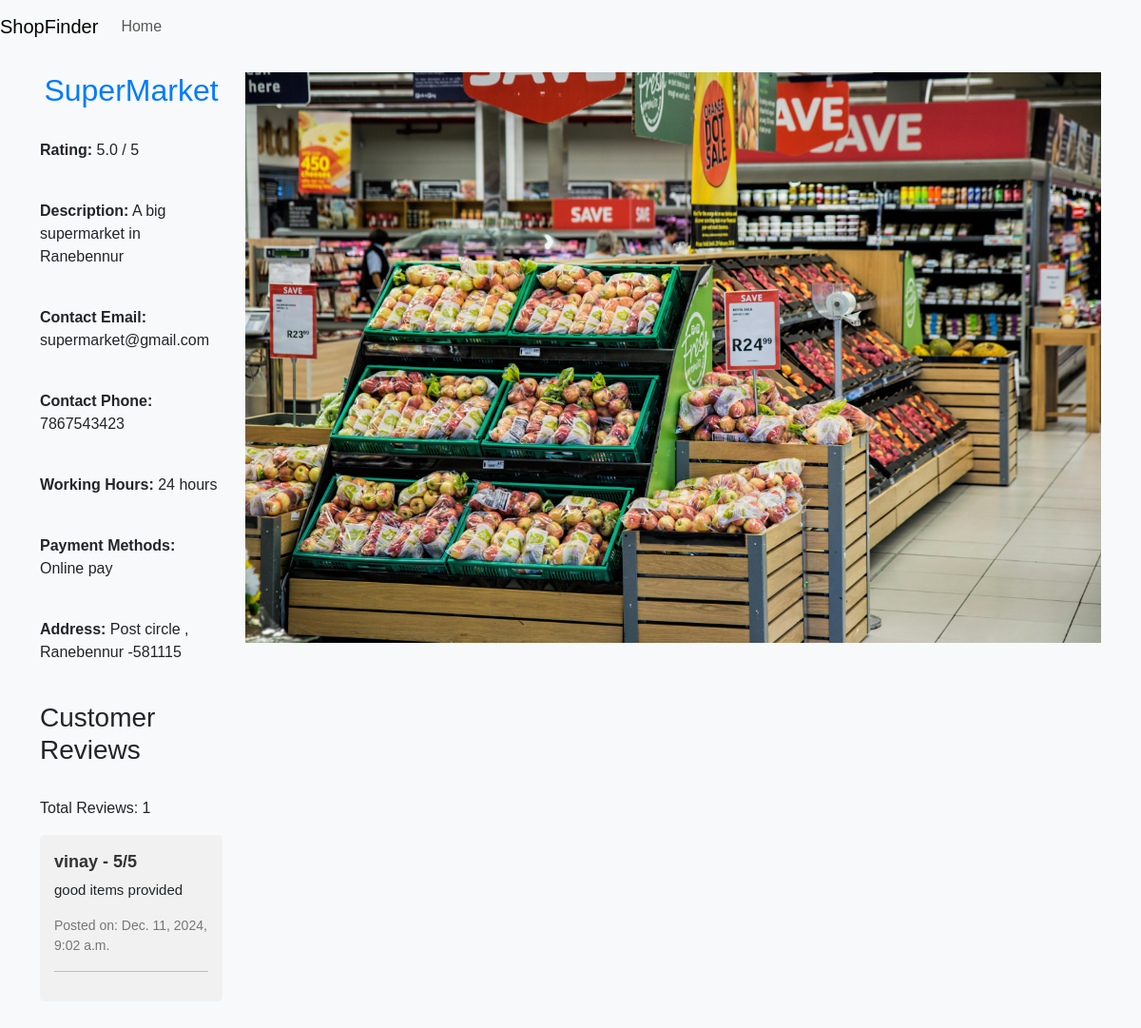
/shop_detail/3/, run on the app's committed database.
### interfaceapp/models.py (models this page shows, shortened)
class Shop(models.Model):
    CATEGORY_CHOICES = [
    ('electronics', 'Electronics'),
    ('clothing', 'Clothing'),
    ('restaurants', 'Restaurants'),
    ('grocery', 'Grocery'),
    ('furniture', 'Furniture'),
    ('beauty', 'Beauty & Personal Care'),
    ('books', 'Books'),
    ('sports', 'Sports Equipment'),
    ('toys', 'Toys & Games'),
    ('automotive', 'Automotive'),
    ('home_appliances', 'Home Appliances'),
    ('jewelry', 'Jewelry'),
    ('healthcare', 'Healthcare'),
    ('pet_supplies', 'Pet Supplies'),
    ('pharmacy', 'Pharmacy'),
    ('toiletries', 'Toiletries'),
    ('kitchenware', 'Kitchenware'),
    ('gardening', 'Gardening'),
    ('flowers', 'Flowers & Plants'),
    ('crafts', 'Crafts & DIY'),
    ('music', 'Musical Instruments'),
    ('office_supplies', 'Office Supplies'),
    ('watches', 'Watches'),
    ('liquor', 'Liquor'),
    ('baby_products', 'Baby Products'),
    ('shoes', 'Shoes'),
    ('bags', 'Bags & Luggage'),
    ('accessories', 'Fashion Accessories'),
    ('hardware', 'Hardware'),
    ('technology', 'Technology'),
    ('gaming', 'Gaming'),
    ('supermarket', 'Supermarket'),
    ('bakery', 'Bakery'),
    ('butcher', 'Butcher'),
    ('fish_market', 'Fish Market'),
    ('frozen_food', 'Frozen Food'),
    ('organic', 'Organic Products'),
    ('dairy', 'Dairy'),
    ('convenience_store', 'Convenience Store'),
    ('cosmetics', 'Cosmetics'),
    ('cell_phones', 'Cell Phones'),
    ('fabrics', 'Fabrics & Textiles'),
    ('cleaning_supplies', 'Cleaning Supplies'),
    ('toys_games', 'Toys & Games'),
    ('frozen_items', 'Frozen Items'),
    ('art', 'Art Supplies'),
    ('bikes', 'Bicycles & Accessories'),
    ('liquor_store', 'Liquor Store'),
    ('gourmet', 'Gourmet Foods'),
    ('specialty_foods', 'Specialty Foods'),
    ('shaving_supplies', 'Shaving Supplies'),
    ('wine', 'Wine & Spirits'),
    ('vape', 'Vape Products'),
    ('craft_beer', 'Craft Beer'),
    ('sunglasses', 'Sunglasses'),
]
    user = models.ForeignKey(User, related_name="Shop", on_delete=models.CASCADE)
    shop_name = models.CharField(max_length=100)
    cateory = models.CharField(choices=CATEGORY_CHOICES,max_length=50)
    description = models.TextField()
    cantact_email = models.EmailField()
    cantact_phone = models.CharField(max_length=20)
    address = models.TextField()
    lattitude = models.FloatField()
    langitude = models.FloatField()
    working_ours = models.CharField(max_length=100)
    payment_methods = models.CharField(max_length=10)
    image = models.ImageField(upload_to='shops/images/')

class Review(models.Model):
    shop = models.ForeignKey(Shop, related_name="reviews", on_delete=models.CASCADE)
    user = models.ForeignKey(User, related_name="reviews", on_delete=models.CASCADE)
    rating = models.IntegerField()
    review_text = models.TextField()
    created_at = models.DateTimeField(auto_now_add=True)
    class Meta:
        ordering = ['created_at']

### interfaceapp/views.py (the view)
# urls.py: path('shop_detail/<int:shop_id>/', views.shop_detail, name='shop_detail'),
def shop_detail(request, shop_id):
    shop = get_object_or_404(Shop, id=shop_id)
    reviews = shop.reviews.all()
    avg_rating = reviews.aggregate(Avg('rating'))['rating__avg'] if reviews.exists() else 0
    return render(request, 'shop_details.html', {'shop': shop, 'avg_rating': avg_rating, 'reviews': reviews})

### templates/shop_details.html (shortened to what this page needs)
{% load static %}
<!DOCTYPE html>
<html lang="en">
<head>
    <link href="https://cdn.jsdelivr.net/npm/bootstrap@5.3.0-alpha1/dist/css/bootstrap.min.css" rel="stylesheet">
</head>
<body>
    <nav class="navbar navbar-expand-lg navbar-light bg-light">
        <a class="navbar-brand" href="#">ShopFinder</a>
        <div class="collapse navbar-collapse" id="navbarNav">
            <ul class="navbar-nav">
                <li class="nav-item active">
                    <a class="nav-link" href="{% url 'shop_list' %}">Home</a>
                </li>
            </ul>
        </div>
    </nav>
    <div class="container" class="shadow-lg p-3 mb-5 bg-body rounded" style="">
        <div class="row">
            <div class="col">
        <h2 style="color: #007bff; text-align: center;">{{ shop.shop_name }}</h2>
        <br>
        <p><strong>Rating:</strong> {{ avg_rating }} / 5</p>
        <br>
        <p><strong>Description:</strong> {{ shop.description }}</p>
        <br>
        <p><strong>Contact Email:</strong> {{ shop.cantact_email }}</p>
        <br>
        <p><strong>Contact Phone:</strong> {{ shop.cantact_phone }}</p>
        <br>
        <p><strong>Working Hours:</strong> {{ shop.working_ours }}</p>
        <br>
        <p><strong>Payment Methods:</strong> {{ shop.payment_methods }}</p>
        <br>
        <p><strong>Address:</strong> {{ shop.address }}</p>
        <br>
        <h3>Customer Reviews</h3>
        <br>
        <p>Total Reviews: {{ reviews.count }}</p>
        {% for review in reviews %}
            <div class="review">
                <strong>{{ review.user.username }} - {{ review.rating }}/5</strong>
                <p>{{ review.review_text }}</p>
                <small>Posted on: {{ review.created_at }}</small>
                <hr>
            </div>
        {% empty %}
            <p>No reviews yet.</p>
        {% endfor %}
        <div id="map" style="height: 400px; width: 100%;"></div>
    </div>
    <div class="col">
        <img src="{{ shop.image.url}}" alt="Shop Image" style="height: 600px; object-fit: cover;"></img>
    </div>
        </div>
    </div>
</body>
</html>

### templates/shop_details.html (style rules this page uses)
body { font-family: 'Arial', sans-serif; background-color: #f8f9fa; margin: 0; padding: 0; }
.navbar { margin-bottom: 20px; }
.container { margin-top: 20px; }
.review { background-color: #f1f1f1; padding: 15px; border-radius: 5px; margin-bottom: 15px; }
.review strong { font-size: 18px; color: #333; }
.review small { display: block; margin-top: 10px; font-size: 14px; color: #777; }
.review p { margin-top: 5px; font-size: 15px; }
#map { margin-top: 20px; border-radius: 8px; }

### data on the page
Shop: shop_name "SuperMarket", description "A big supermarket in Ranebennur", cantact_email "supermarket@gmail.com", cantact_phone "7867543423", working_ours "24 hours", payment_methods "Online pay", address "Post circle , Ranebennur -581115", image (picture)
Review: user.username "vinay", rating "5", review_text "good items provided", created_at "Dec. 11, 2024, 9:02 a.m."

### other printed values
{{ avg_rating }} "5.0"
{{ reviews.count }} "1"
